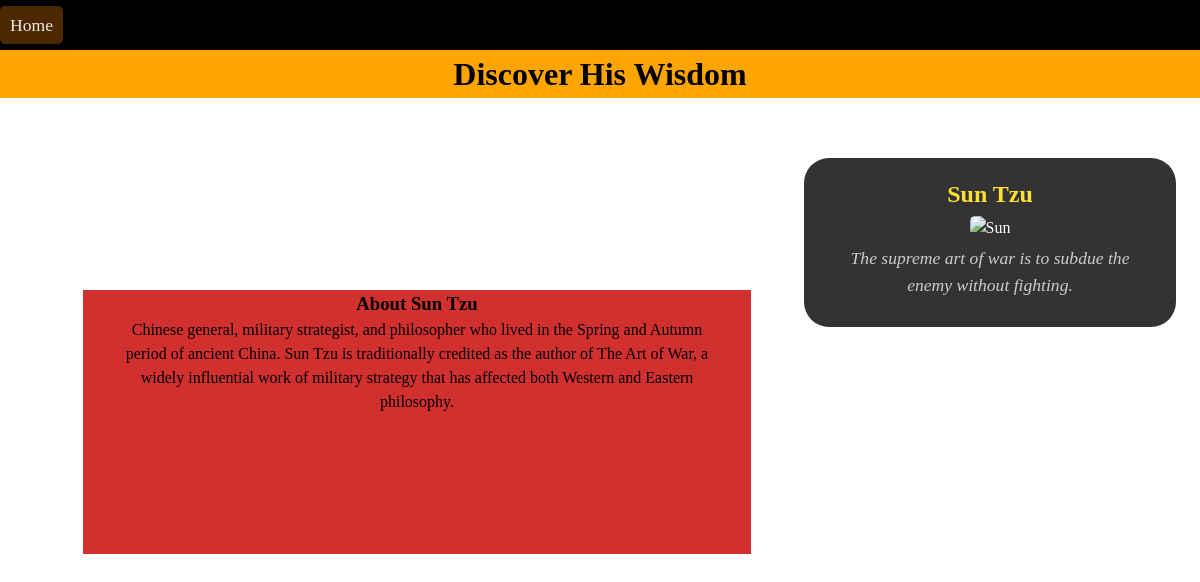
Page /2/ on the committed database.
### inspiration/models.py (models this page shows)
class Author_Name(models.Model):
	author_name_value = models.CharField(max_length=200)
	def __str__(self):
		return self.author_name_value

class Full_text(models.Model):
	author_name_text_reference = models.ForeignKey(Author_Name, on_delete=models.CASCADE)
	full_text_value = models.CharField(max_length=1000)
	def __str__(self):
		return self.full_text_value

class Author_url(models.Model):
	author_name_url_reference = models.ForeignKey(Author_Name, on_delete=models.CASCADE)
	author_url_value = models.CharField(max_length=500)
	def __str__(self):
		return self.author_url_value

### inspiration/views.py (the view)
# urls.py: url(r'^(?P<author_id>[0-9]+)/$', views.detail, name='detail'),
def detail(request, author_id):
	authors = Author_Name.objects.all()
	author_detail = get_object_or_404(Author_Name, pk=author_id)
	author_url_detail = get_object_or_404(Author_url, pk=author_id)
	author_full_text_detail = get_object_or_404(Full_text, pk=author_id)
	author_pic_detail = get_object_or_404(Author_pic, pk=author_id)
	author_pics_dict = {
		"Sun Tzu": "http://larrygeorges-productions.co.nf/Website%20Experience/image/sun%20tzu.jpg",
		"Mandela": "http://larrygeorges-productions.co.nf/Website%20Experience/image/mandela.png",
		"Gandhi": "http://larrygeorges-productions.co.nf/Website%20Experience/image/gandhi_2.jpg"
	}
	author_pics_list = ["http://larrygeorges-productions.co.nf/Website%20Experience/image/mandela.png", "http://larrygeorges-productions.co.nf/Website%20Experience/image/sun%20tzu.jpg", "http://larrygeorges-productions.co.nf/Website%20Experience/image/gandhi_2.jpg"]
	quote_dict_detail = {
		"Sun Tzu": "The supreme art of war is to subdue the enemy without fighting.",
		"Mandela": "I learned that courage was not the absence of fear, but the triumph over it. The brave man is not he who does not feel afraid, but he who conquers that fear.",
		"Gandhi": "Strength does not come from physical capacity. It comes from an indomitable will."}
	context = {
		'author_detail': author_detail,
		'author_pics_dict': author_pics_dict,
		'quote_dict_detail': quote_dict_detail,
		'author_url_detail': author_url_detail,
		'author_pic_detail': author_pic_detail,
		'author_full_text_detail': author_full_text_detail
	}
	return render(request, 'inspiration/detail.html', context)

### inspiration/models.py (called while the page is built)
	def __str__(self):
		return self.author_pic_value

### inspiration/templates/inspiration/detail.html (shortened to what this page needs)
{% load static %}
<!DOCTYPE html>
<html>
<head>
	<link rel="stylesheet" type="text/css" href="{% static 'inspiration/style.css' %}" />
</head>
<body>
	<nav>
		<ul>
			<li class="active"><a href="http://127.0.0.1:8000/">Home</a></li>
		</ul>
	</nav>
	<br />
	<h1 class="header">Discover His Wisdom</h1>
	<div id="introduction">
			<div class="contentDetail">
				<h1>{{ author_detail }}</h1>
				<img src="{{ author_pic_detail }}" alt={{ author_detail }} title={{ author_detail }}>
				<section>
					<div class="myQuotes">
						<i>
						{{ author_full_text_detail }}
						</i>
					</div>
				</section>
			</div>
		</div>
	<section id="aboutST">
		<br />
		<br />
		<br />
		<br />
		<br />
		<section id="aboutContent">
				<h1>About {{ author_detail }}</h1>
				<p>
					<p>{{ author_url_detail }}</p>
					<br />
				</p>
					<br />
					<br />
					<br />
					<br />
		</section>
	</section>
</body>
</html>

### inspiration/static/inspiration/style.css (style rules this page uses)
* { margin: 0; padding: 0; font-family: serif; line-height: 1.5em; }
nav { display: block; float: left; background-color: black; width: 100%; margin: 0; }
nav ul { padding-bottom: 0.5%; padding-top: 0.5%; }
nav ul li { display: inline-block; padding: 6px 10px; border-radius: 5px; transition: 0.8s; -o-transition: 0.8s; -webkit-transition: 0.8s; -moz-transition: 0.8s; }
nav ul li a { text-decoration: none; color: white; font-size: 1.1em; opacity: 0.9; transition: 0.8s; -o-transition: 0.8s; -webkit-transition: 0.8s; -moz-transition: 0.8s; }
.active { background-color: rgba(255, 128, 0, .3); }
.header { width: 100%; text-align: center; margin: 1% 0 0 0; background-color: orange; }
.contentDetail { position: fixed; right: 2%; width: 27%; background-color: black; color: white; opacity: 0.8; text-align: center; padding: 2% 2% 2% 2%; margin: 5% 0% 0% 2%; border-radius: 25px; font-size: 1em; transition: opacity 0.8s; -webkit-transition: opacity 0.8s; }
.content h1, .contentDetail h1 { line-height: 1em; font-size: 1.5em; color: Gold; }
.myQuotes { font-size: 1.1em; color: #c0c0c0; padding: 5px 0; }
.content img, .contentDetail img { width: 75%; margin-top: 3%; border-radius: 5px; }
#aboutST { background-color: rgba(255, 255, 255, .6); margin: 6% 30.5% 0 0%; }
#aboutContent { background-color: rgba(210, 45, 45, .99); text-align: center; margin: 0% 10% 0% 10%; padding: 0 30px 20px 30px; }

### rows in the picture
Author_Name: author_name_value "Sun Tzu"
Full_text: full_text_value "The supreme art of war is to subdue the enemy without fighting."
Author_url: author_url_value "Chinese general, military strategist, and philosopher who lived in the Spring and Autumn period of ancient China. Sun Tzu is traditionally credited as the author of The Art of War, a widely influential work of military strategy that has affected both Western and Eastern philosophy."
